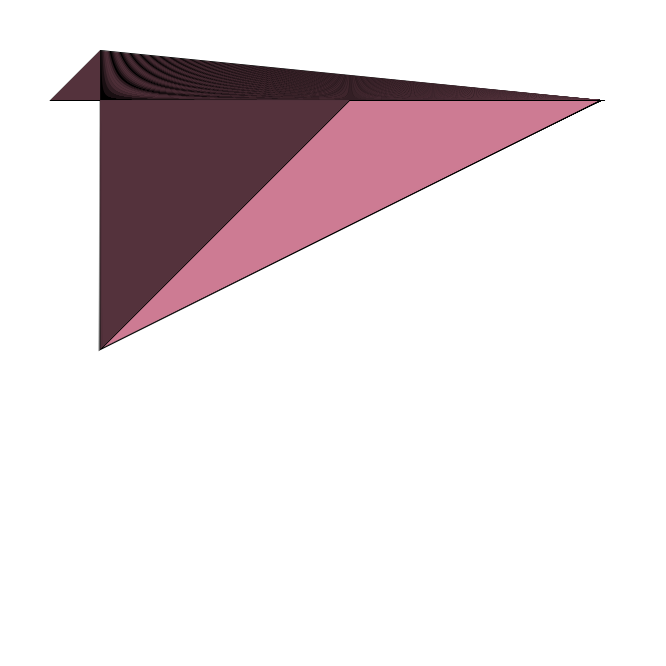
Frame 1 (no input)
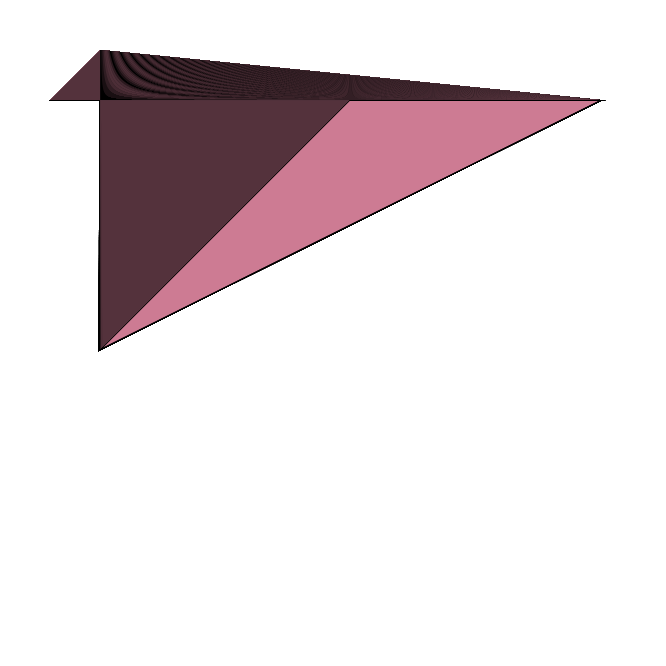
Frame 60 (the mouse pressed at the canvas centre just before this capture)
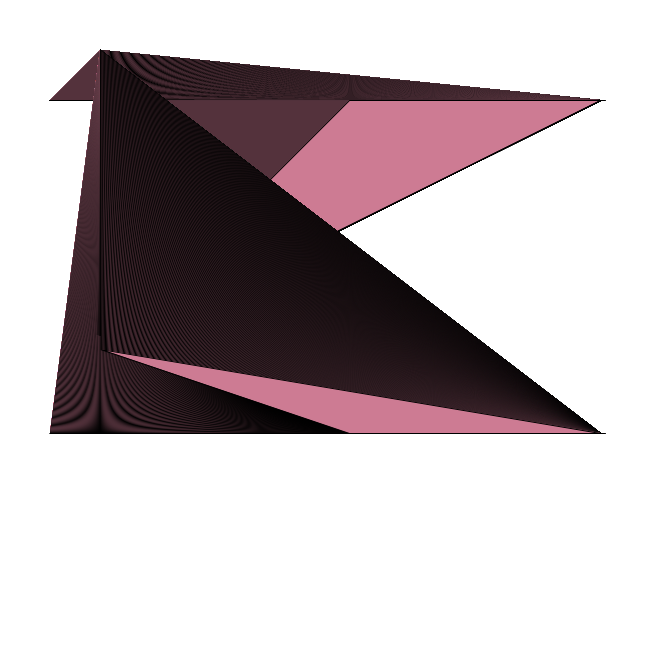
Frame 120 (the mouse held since frame 60 and released just before this capture)

The Processing sketch that drew these frames (run headless with seeded random() and noise(); from frame 60 on, the mouse is pressed at the canvas centre):

// Processing sketch: processing_75040
// ── processing_75040.pde

void setup() {
size(666,666);
background(255);
frameRate(10000);
}

void draw() {
for (int k = 50; k < 350; k++) {
  triangle(k,mouseX+100,mouseX+50 - mouseY+50,k,600,mouseY+100);
  fill(205,123,147);
}
}
